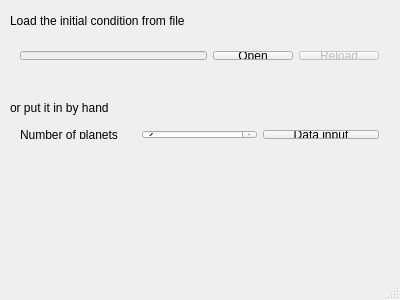
<?xml version="1.0" encoding="UTF-8"?>
<ui version="4.0">
 <class>MainWindow</class>
 <widget class="QMainWindow" name="MainWindow">
  <property name="geometry">
   <rect>
    <x>0</x>
    <y>0</y>
    <width>400</width>
    <height>300</height>
   </rect>
  </property>
  <property name="windowTitle">
   <string>Gravity simulator</string>
  </property>
  <property name="windowIcon">
   <iconset>
    <normaloff>icon.png</normaloff>icon.png</iconset>
  </property>
  <widget class="QWidget" name="centralWidget">
   <widget class="QWidget" name="gridLayoutWidget">
    <property name="geometry">
     <rect>
      <x>9</x>
      <y>119</y>
      <width>381</width>
      <height>31</height>
     </rect>
    </property>
    <layout class="QGridLayout" name="gridLayout">
     <property name="sizeConstraint">
      <enum>QLayout::SetNoConstraint</enum>
     </property>
     <item row="0" column="0">
      <widget class="QLabel" name="label_3">
       <property name="text">
        <string>Number of planets</string>
       </property>
      </widget>
     </item>
     <item row="0" column="1">
      <widget class="QSpinBox" name="dataBox">
       <property name="minimum">
        <number>2</number>
       </property>
       <property name="value">
        <number>2</number>
       </property>
      </widget>
     </item>
     <item row="0" column="2">
      <widget class="QPushButton" name="dataButton">
       <property name="text">
        <string>Data input</string>
       </property>
      </widget>
     </item>
    </layout>
   </widget>
   <widget class="QLabel" name="label">
    <property name="geometry">
     <rect>
      <x>10</x>
      <y>10</y>
      <width>381</width>
      <height>21</height>
     </rect>
    </property>
    <property name="text">
     <string>Load the initial condition from file</string>
    </property>
   </widget>
   <widget class="QWidget" name="horizontalLayoutWidget">
    <property name="geometry">
     <rect>
      <x>9</x>
      <y>40</y>
      <width>381</width>
      <height>31</height>
     </rect>
    </property>
    <layout class="QHBoxLayout" name="horizontalLayout_2">
     <item>
      <widget class="QLineEdit" name="filenameEdit">
       <property name="enabled">
        <bool>false</bool>
       </property>
      </widget>
     </item>
     <item>
      <widget class="QPushButton" name="filenameButton">
       <property name="text">
        <string>Open</string>
       </property>
      </widget>
     </item>
     <item>
      <widget class="QPushButton" name="reloadButton">
       <property name="enabled">
        <bool>false</bool>
       </property>
       <property name="text">
        <string>Reload</string>
       </property>
      </widget>
     </item>
    </layout>
   </widget>
   <widget class="QLabel" name="label_2">
    <property name="geometry">
     <rect>
      <x>10</x>
      <y>100</y>
      <width>371</width>
      <height>16</height>
     </rect>
    </property>
    <property name="text">
     <string>or put it in by hand</string>
    </property>
   </widget>
   <widget class="QLabel" name="errorLabel">
    <property name="geometry">
     <rect>
      <x>10</x>
      <y>80</y>
      <width>371</width>
      <height>17</height>
     </rect>
    </property>
    <property name="text">
     <string/>
    </property>
   </widget>
  </widget>
  <widget class="QStatusBar" name="statusBar"/>
  <widget class="QMenuBar" name="menuBar">
   <property name="geometry">
    <rect>
     <x>0</x>
     <y>0</y>
     <width>400</width>
     <height>22</height>
    </rect>
   </property>
  </widget>
 </widget>
 <layoutdefault spacing="6" margin="11"/>
 <resources/>
 <connections/>
</ui>
